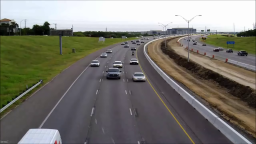
#> input picture frames/0.png, 256 x 144 px; its folder holds 4 pictures in this run
$ jupyter execute --allow-errors main.ipynb
#> lines starting #> are read from the running program, lines starting #| are printed output that depends on the picture; after the words box and inside, x2 and y2 are one past the last pixel; in counts of white or black regions, pixels touching at a corner belong together
### Importing Libraries

[cell 1]
import os
import re
import cv2  # opencv library
import numpy as np
from os.path import isfile, join
import matplotlib.pyplot as plt

### Import Video Frames

[cell 2]
# get file names of the frames
col_frames = os.listdir('frames/')

# sort file names
col_frames.sort(key=lambda f: int(re.sub('\D', '', f)))

# empty list to store the frames
col_images = []

for i in col_frames:
    # read the frames
    img = cv2.imread('frames/'+i)
#> img is the input picture: shape (144, 256, 3); mean B, G, R 111.4, 118.8, 120.6
    # append the frames to the list
    col_images.append(img)

### Data Exploration
Let’s display two consecutive frames:

[cell 3]
# plot 13th frame
i = 13
#> i = 13

#> (the rest of this cell did not finish here and is left out)

It is hard to find any difference in these two frames, isn’t it?

### Image Differencing

#> (a cell that did not finish here is left out)

### Apply image thresholding

#> (a cell that did not finish here is left out)

### Image dilation

[cell 6]
# apply image dilation
kernel = np.ones((3, 3), np.uint8)
#> (the rest of this cell did not finish here and is left out)

### Zone selection

#> (a cell that did not finish here is left out)

### Select from only the required zone

#> (a cell that did not finish here is left out)

### Plot the contours with the original image

#> (a cell that did not finish here is left out)

### Apply the same for all the images

[cell 10]
# kernel for image dilation
kernel = np.ones((4,4),np.uint8)

# font style
font = cv2.FONT_HERSHEY_SIMPLEX

# directory to save the ouput frames
pathIn = "contour_frames_3/"

for i in range(len(col_images)-1):

    # frame differencing
    grayA = cv2.cvtColor(col_images[i], cv2.COLOR_BGR2GRAY)
    grayB = cv2.cvtColor(col_images[i+1], cv2.COLOR_BGR2GRAY)
    diff_image = cv2.absdiff(grayB, grayA)

    # image thresholding
    ret, thresh = cv2.threshold(diff_image, 30, 255, cv2.THRESH_BINARY)

    # image dilation
    dilated = cv2.dilate(thresh,kernel,iterations = 1)

    # find contours
    contours, hierarchy = cv2.findContours(dilated.copy(), cv2.RETR_TREE,cv2.CHAIN_APPROX_NONE)

    # shortlist contours appearing in the detection zone
    valid_cntrs = []
    for cntr in contours:
        x,y,w,h = cv2.boundingRect(cntr)
        if (x <= 200) & (y >= 80) & (cv2.contourArea(cntr) >= 25):
            if (y >= 90) & (cv2.contourArea(cntr) < 40):
                break
            valid_cntrs.append(cntr)

    # add contours to original frames
    dmy = col_images[i].copy()
    cv2.drawContours(dmy, valid_cntrs, -1, (127,200,0), 2)

    cv2.putText(dmy, "vehicles detected: " + str(len(valid_cntrs)), (55, 15), font, 0.6, (0, 180, 0), 2)
    cv2.line(dmy, (0, 80),(256,80),(100, 255, 255))
    cv2.imwrite(pathIn+str(i)+'.png',dmy)
#> this loop made 3 passes
#> pass 1, `grayA = cv2.cvtColor(col_images[i], cv2.COLOR_BGR2GRAY)`:
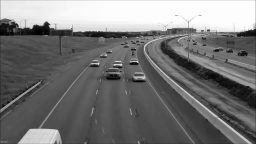
#> grayA: shape (144, 256); min 1, max 254, mean 118.5
#> pass 1, `grayB = cv2.cvtColor(col_images[i+1], cv2.COLOR_BGR2GRAY)`:
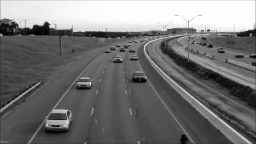
#> grayB: shape (144, 256); min 0, max 255, mean 116.5
#> pass 1, `diff_image = cv2.absdiff(grayB, grayA)`:
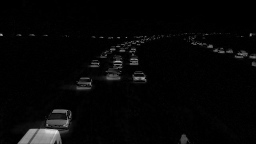
#> diff_image: shape (144, 256); min 0, max 233, mean 6.4
#> pass 1, `ret, thresh = cv2.threshold(diff_image, 30, 255, cv2.THRESH_BINARY)`:
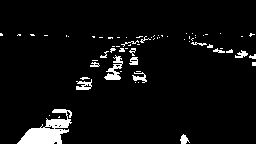
#> thresh: shape (144, 256); 5.2% white; 67 white regions (52 under 20 px), largest, box (x1, y1, x2, y2) and area: (17, 109, 72, 144) 902, (104, 55, 123, 80) 206, (76, 79, 92, 90) 100
#> after the loop:
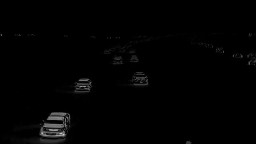
#> diff_image: shape (144, 256); min 0, max 210, mean 2.3
#> after the loop:
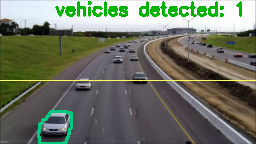
#> dmy: shape (144, 256, 3); mean of channels 0, 1, 2 101.1, 116.7, 110.5; drawn as B, G, R
#> after the loop:
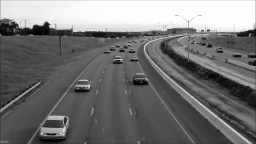
#> grayB: shape (144, 256); min 0, max 255, mean 116.6
#> after the loop:
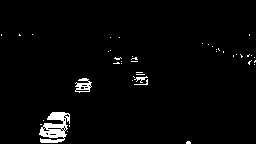
#> thresh: shape (144, 256); 2.4% white; 44 white regions (40 under 20 px), largest, box (x1, y1, x2, y2) and area: (39, 112, 70, 143) 556, (75, 78, 92, 93) 134, (134, 76, 148, 83) 38, (134, 79, 148, 85) 22
